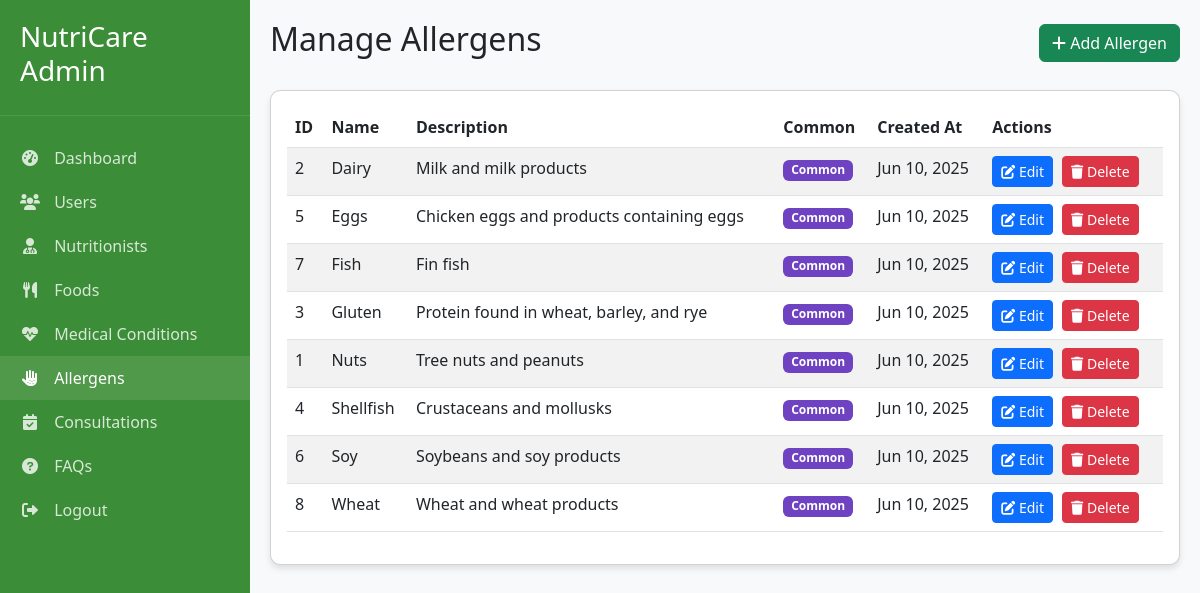
The page /admin_allergens.php (signed in) on the database its author committed.
### tables this page shows
CREATE TABLE allergens (
    allergen_id INT AUTO_INCREMENT PRIMARY KEY,
    name VARCHAR(100) NOT NULL,
    description TEXT,
    created_at TIMESTAMP DEFAULT CURRENT_TIMESTAMP
);

### admin_allergens.php (the view, shortened to what this page needs)
<?php
require_once 'config.php';
$allergens = [];
try {
    $allergens = $conn->query("SELECT * FROM allergens ORDER BY name")->fetchAll(PDO::FETCH_ASSOC);
} catch (PDOException $e) {
    $_SESSION['error'] = "Error fetching allergens: " . $e->getMessage();
}
?>
<!DOCTYPE html>
<html lang="en">
<head>
    <link href="https://cdn.jsdelivr.net/npm/bootstrap@5.3.0/dist/css/bootstrap.min.css" rel="stylesheet">
    <link rel="stylesheet" href="https://cdnjs.cloudflare.com/ajax/libs/font-awesome/6.0.0/css/all.min.css">
</head>
<body>
    <div class="sidebar">
        <div class="sidebar-header">
            <h3>NutriCare Admin</h3>
        </div>
        <div class="sidebar-menu">
            <a href="admin_dashboard.php"><i class="fas fa-tachometer-alt"></i> Dashboard</a>
            <a href="admin_users.php"><i class="fas fa-users"></i> Users</a>
            <a href="admin_nutritionists.php"><i class="fas fa-user-md"></i> Nutritionists</a>
            <a href="admin_foods.php"><i class="fas fa-utensils"></i> Foods</a>
            <a href="admin_conditions.php"><i class="fas fa-heartbeat"></i> Medical Conditions</a>
            <a href="admin_allergens.php" class="active"><i class="fas fa-allergies"></i> Allergens</a>
            <a href="admin_consultations.php"><i class="fas fa-calendar-check"></i> Consultations</a>
            <a href="admin_faqs.php"><i class="fas fa-question-circle"></i> FAQs</a>
            <a href="admin_logout.php"><i class="fas fa-sign-out-alt"></i> Logout</a>
        </div>
    </div>
    <div class="main-content">
        <div class="d-flex justify-content-between align-items-center mb-4">
            <h2>Manage Allergens</h2>
            <button class="btn btn-success" data-bs-toggle="modal" data-bs-target="#addAllergenModal">
                <i class="fas fa-plus"></i> Add Allergen
            </button>
        </div>
        <div class="card">
            <div class="card-body">
                <div class="table-responsive">
                    <table class="table table-striped table-hover">
                        <thead>
                            <tr>
                                <th>ID</th>
                                <th>Name</th>
                                <th>Description</th>
                                <th>Common</th>
                                <th>Created At</th>
                                <th>Actions</th>
                            </tr>
                        </thead>
                        <tbody>
                            <?php if (empty($allergens)): ?>
                                <tr>
                                    <td colspan="6" class="text-center">No allergens found</td>
                                </tr>
                            <?php else: ?>
                                <?php foreach ($allergens as $allergen): ?>
                                    <tr>
                                        <td><?php echo $allergen['allergen_id']; ?></td>
                                        <td><?php echo htmlspecialchars($allergen['name']); ?></td>
                                        <td><?php echo htmlspecialchars($allergen['description']); ?></td>
                                        <td>
                                            <?php if (in_array($allergen['name'], ['Nuts', 'Dairy', 'Gluten', 'Shellfish', 'Eggs', 'Soy', 'Fish', 'Wheat'])): ?>
                                                <span class="badge badge-allergen">Common</span>
                                            <?php endif; ?>
                                        </td>
                                        <td><?php echo date('M d, Y', strtotime($allergen['created_at'])); ?></td>
                                        <td class="action-btns">
                                            <button class="btn btn-sm btn-primary edit-btn"
                                                    data-id="<?php echo $allergen['allergen_id']; ?>"
                                                    data-name="<?php echo htmlspecialchars($allergen['name']); ?>"
                                                    data-desc="<?php echo htmlspecialchars($allergen['description']); ?>">
                                                <i class="fas fa-edit"></i> Edit
                                            </button>
                                            <form method="POST" style="display: inline;" onsubmit="return confirm('Are you sure you want to delete this allergen?');">
                                                <button type="submit" name="delete_allergen" class="btn btn-sm btn-danger">
                                                    <i class="fas fa-trash"></i> Delete
                                                </button>
                                            </form>
                                        </td>
                                    </tr>
                                <?php endforeach; ?>
                            <?php endif; ?>
                        </tbody>
                    </table>
                </div>
            </div>
        </div>
    </div>
</body>
</html>

### admin_allergens.php (style rules this page uses)
:root { --green-light: #E3F4E1; --green: #5FB65A; --green-dark: #3C8D37; --sidebar-width: 250px; }
body { background-color: #f8f9fa; }
.sidebar { width: var(--sidebar-width); height: 100vh; position: fixed; left: 0; top: 0; background-color: var(--green-dark); color: white; padding: 20px 0; transition: all 0.3s; }
.sidebar-header { padding: 0 20px 20px; border-bottom: 1px solid rgba(255,255,255,0.1); }
.sidebar-menu { padding: 20px 0; }
.sidebar-menu a { display: block; padding: 10px 20px; color: rgba(255,255,255,0.8); text-decoration: none; transition: all 0.3s; }
.sidebar-menu a:hover, .sidebar-menu a.active { color: white; background-color: rgba(255,255,255,0.1); }
.sidebar-menu a i { margin-right: 10px; width: 20px; text-align: center; }
.main-content { margin-left: var(--sidebar-width); padding: 20px; transition: all 0.3s; }
.card { border-radius: 10px; box-shadow: 0 4px 6px rgba(0, 0, 0, 0.1); }
.table-responsive { border-radius: 10px; overflow: hidden; }
.action-btns .btn { margin-right: 5px; }
.badge-allergen { background-color: #6f42c1; color: white; }

### rows shown on the page
allergens: allergen_id "2", name "Dairy", description "Milk and milk products", shows "Common", created_at "Jun 10, 2025"
allergens: allergen_id "5", name "Eggs", description "Chicken eggs and products containing eggs", shows "Common", created_at "Jun 10, 2025"
allergens: allergen_id "7", name "Fish", description "Fin fish", shows "Common", created_at "Jun 10, 2025"
allergens: allergen_id "3", name "Gluten", description "Protein found in wheat, barley, and rye", shows "Common", created_at "Jun 10, 2025"
allergens: allergen_id "1", name "Nuts", description "Tree nuts and peanuts", shows "Common", created_at "Jun 10, 2025"
allergens: allergen_id "4", name "Shellfish", description "Crustaceans and mollusks", shows "Common", created_at "Jun 10, 2025"
allergens: allergen_id "6", name "Soy", description "Soybeans and soy products", shows "Common", created_at "Jun 10, 2025"
allergens: allergen_id "8", name "Wheat", description "Wheat and wheat products", shows "Common", created_at "Jun 10, 2025"
